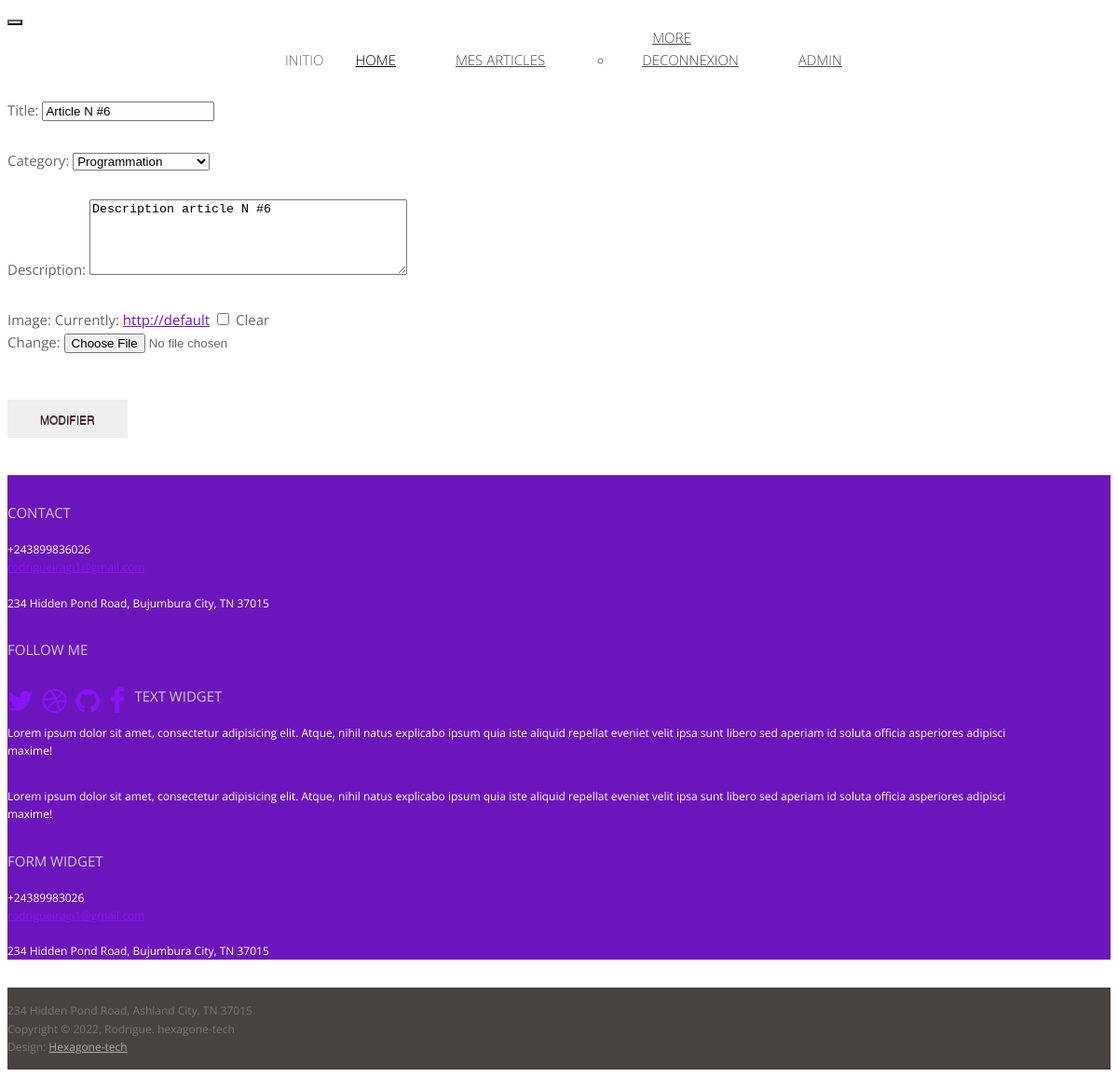
The app's page /my_admin/update-article/6 (signed in) with its own data.
### inito/models.py (models this page shows, shortened)
class Article(models.Model):
    user = models.ForeignKey(User, on_delete=models.CASCADE, null=True)
    category = models.ForeignKey(Category, on_delete=models.CASCADE)
    title = models.CharField(max_length=150)
    desc = RichTextField(blank=True, null=True)
    image = models.FileField(upload_to='article', blank=True, null=True)
    created_at = models.DateTimeField(auto_now_add=True)
    updated_at = models.DateTimeField(auto_now=True)
    content_updaload = RichTextUploadingField(blank=True, null=True)
    regions = [
        Region(key='main', title='main region'),
        Region(key='sidebar', title='sidebar region')
    ]

### app_admin/views.py (the view)
# urls.py: path('update-article/<int:pk>', views.UpdateArticle.as_view(), name='update-article'),
class UpdateArticle(LoginRequiredMixin,UpdateView):
    model = Article
    form_class = ArticleForm
    template_name = 'app_admin/article_form.html'

### inito/forms.py
class ArticleForm(forms.ModelForm):
    class Meta:
        model = Article
        fields = ['title', 'category', 'desc', 'image']
        labels = {'title':'Title', 'category':'Category', 'desc':'Description'}
        widgets = {
            'title':forms.TextInput(attrs={'class':'form-control'}),
            'category':forms.Select(attrs={'class':'form-control'}),
            'desc':forms.Textarea(attrs={'class':'form-control', 'rows':5}),
        }

### inito/models.py (called while the page is built)
    def __str__(self):
        return self.name

### app_admin/templates/app_admin/article_form.html (shortened to what this page needs)
{% extends 'partials/base.html' %}
{% block content %}
<div class="container">
    <div class="row">
        <div class="col-md-12">
            <div class="card">
                <div class="card-body">
                    <form action="" method="POST">
                        {{form.as_p|safe}}
                        <br>
                        <div class="card-footer">
                            <button class="btn btn-success">Modifier</button>
                        </div>
                        <br><br>
                    </form>
                </div>
            </div>
        </div>
    </div>
</div>
{% endblock %}

### app_admin/templates/partials/base.html (shortened to what this page needs)
<!DOCTYPE html>
<html lang="en">
<head>
    {% load static %}
	<link href="http://netdna.bootstrapcdn.com/bootstrap/3.0.0/css/bootstrap.no-icons.min.css" rel="stylesheet">
	<link href="http://netdna.bootstrapcdn.com/font-awesome/4.0.3/css/font-awesome.css" rel="stylesheet">
	<link rel="stylesheet" href="{% static 'assets/css/styles.css' %}">
</head>
<body class="home">
    <header id="header">
        <nav class="navbar navbar-default navbar-sticky navbar-dark bg-primary">
            <div class="container-fluid">
                <div class="navbar-header">
                    <button type="button" class="navbar-toggle" data-toggle="collapse" data-target="#bs-example-navbar-collapse-1"> </button>
                </div>
                <div class="navbar-collapse collapse">
                    <ul class="nav navbar-nav">
                        {% if user.is_authenticated %}
                        <li class="nav-items"><span class="nav-link">{{ user.username }}</span></li>
                        {% endif %}
                        <li class="active"><a href="/">Home</a></li>
                        <li><a href="{% url 'my-articles' %}">Mes articles</a></li>
                        <li class="dropdown">
                            <a href="#" class="dropdown-toggle" data-toggle="dropdown">More<b class="caret"></b></a>
                            <ul class="dropdown-menu">
                                {% if user.is_authenticated %}
                                <li><a href="{% url 'logout_user' %}">Deconnexion</a></li>
                                {% else %}
                                <li><a href="{% url 'login' %}">Connecter</a></li>
                                {% endif %}
                            </ul>
                        </li>
                        <li><a href="http://127.0.0.1:8000/admin">Admin</a></li>
                    </ul>
                </div>
            </div>
        </nav>
    </header>
    {% block content %}
    {% endblock %}
    <footer id="footer">
        <div class="container">
            <div class="row">
                <div class="col-md-3 widget">
                    <h3 class="widget-title">Contact</h3>
                    <div class="widget-body">
                        <p>+243899836026<br>
                            <a href="mailto:#">rodrigueiragi1@gmail.com</a><br>
                            <br>
                            234 Hidden Pond Road, Bujumbura City, TN 37015
                        </p>
                    </div>
                </div>
                <div class="col-md-3 widget">
                    <h3 class="widget-title">Follow me</h3>
                    <div class="widget-body">
                        <p class="follow-me-icons">
                            <a href=""><i class="fa fa-twitter fa-2"></i></a>
                            <a href=""><i class="fa fa-dribbble fa-2"></i></a>
                            <a href=""><i class="fa fa-github fa-2"></i></a>
                            <a href=""><i class="fa fa-facebook fa-2"></i></a>
                        </p>
                    </div>
                </div>
                <div class="col-md-3 widget">
                    <h3 class="widget-title">Text widget</h3>
                    <div class="widget-body">
                        <p>Lorem ipsum dolor sit amet, consectetur adipisicing elit. Atque, nihil natus explicabo ipsum quia iste aliquid repellat eveniet velit ipsa sunt libero sed aperiam id soluta officia asperiores adipisci maxime!</p>
                        <p>Lorem ipsum dolor sit amet, consectetur adipisicing elit. Atque, nihil natus explicabo ipsum quia iste aliquid repellat eveniet velit ipsa sunt libero sed aperiam id soluta officia asperiores adipisci maxime!</p>
                    </div>
                </div>
                <div class="col-md-3 widget">
                    <h3 class="widget-title">Form widget</h3>
                    <div class="widget-body">
                        <p>+24389983026<br>
                            <a href="mailto:#">rodrigueiragi1@gmail.com</a><br>
                            <br>
                            234 Hidden Pond Road, Bujumbura City, TN 37015
                        </p>
                    </div>
                </div>
            </div>
        </div>
    </footer>
    <footer id="underfooter">
        <div class="container">
            <div class="row">
                <div class="col-md-6 widget">
                    <div class="widget-body">
                        <p>234 Hidden Pond Road, Ashland City, TN 37015 </p>
                    </div>
                </div>
                <div class="col-md-6 widget">
                    <div class="widget-body">
                        <p class="text-right">
                            Copyright &copy; 2022, Rodrigue. hexagone-tech<br>
                            Design: <a href="http://www.hexagone-tech.com" rel="designer">Hexagone-tech</a> </p>
                    </div>
                </div>
            </div>
        </div>
    </footer>
</body>
</html>

### static/assets/css/styles.css (style rules this page uses)
html { font-size: 100%; }
body { font-size: 15px; font-size: 0.9375rem; font-family: "Open sans", Helvetica, Arial, sans-serif; color: #666666; padding: 0; }
.navbar { border-width: 1px 0; -webkit-border-radius: 0; -webkit-background-clip: padding-box; -moz-border-radius: 0; -moz-background-clip: padding; border-radius: 0; background-clip: padding-box; width: 100%; }
.navbar-collapse { -webkit-border-radius: 0; -webkit-background-clip: padding-box; -moz-border-radius: 0; -moz-background-clip: padding; border-radius: 0; background-clip: padding-box; font-family: "Open sans", Helvetica, Arial, sans-serif; font-weight: 300; text-transform: uppercase; }
.navbar-collapse .navbar-nav { float: none; margin: 0 auto; text-align: center; }
.navbar-collapse .navbar-nav > li { float: none; display: inline-block; }
.navbar-collapse .navbar-nav > li > a { padding: 20px 30px; }
.dropdown ul.dropdown-menu { top: 85%; text-align: left; }
.dropdown ul.dropdown-menu > li > a { padding: 5px 30px; }
.navbar-default { background-color: #ffffff; border-color: #cccccc; }
.navbar-default .navbar-nav > li > a { color: #454545; }
.navbar-default .navbar-nav > .active > a, .navbar-default .navbar-nav > .active > a:hover, .navbar-default .navbar-nav > .active > a:focus { color: #000000; background-color: #ffffff; }
.navbar-default .dropdown ul.dropdown-menu > li > a { color: #454545; }
.navbar-default .navbar-toggle { border-color: #666666; }
.navbar-default .navbar-collapse, .navbar-default .navbar-form { border-color: #cccccc; }
p { line-height: 1.6em; margin: 0 0 30px 0; }
ul, ol { line-height: 1.6em; margin: 0 0 30px 0; }
h1, h2, h3, h4, h5, h6, .h1, .h2, .h3, .h4, .h5, .h6 { font-family: "Open sans", Helvetica, Arial, sans-serif; font-weight: 400; color: #333333; }
h3 { font-size: 30px; font-size: 1.875rem; }
a { color: #6c15bd; }
.btn { font-size: 12px; font-size: 0.75rem; text-decoration: none; text-transform: uppercase; font-family: "Helvetica Neue", Helvetica, Arial, sans-serif; color: #333; -webkit-border-radius: 0px; -webkit-background-clip: padding-box; -moz-border-radius: 0px; -moz-background-clip: padding; border-radius: 0px; background-clip: padding-box; -webkit-transition-property: all; -moz-transition-property: all; -o-transition-property: all; -ms-transition-property: all; transition-property: all; -webkit-transition-duration: 0.2s; -moz-transition-duration: 0.2s; -o-transition-duration: 0.2s; transition-duration: 0.2s; border: 0 none; padding: 12px 35px; text-shadow: 0 1px 0px #780d33; }
#footer { background: #6c15bd; padding: 30px 0 0 0; font-size: 12px; color: #fff; }
#footer a { color: #8913f7; }
#footer h3.widget-title { font-size: 15px; font-size: 0.9375rem; text-transform: uppercase; color: #ccc; margin: 0 0 20px; }
#underfooter { background: #474343; padding: 15px 0; color: #777; font-size: 12px; }
#underfooter a { color: #aaa; }
#underfooter p { margin: 0; }
.follow-me-icons { font-size: 30px; }
.follow-me-icons i { float: left; margin: 0 10px 0 0; }
@media (min-width: 1200px) { .container { max-width: 1080px; } }

### records on screen
Article: title "Article N #6", category "Programmation", desc "Description article N #6"

### other values on screen
{{ user.username }} "INITIO"
